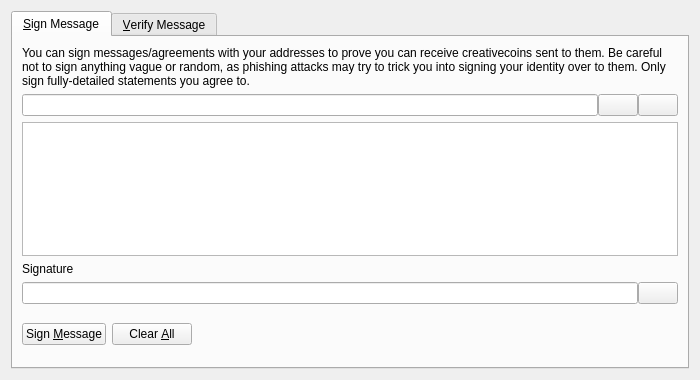
<?xml version="1.0" encoding="UTF-8"?>
<ui version="4.0">
 <class>SignVerifyMessageDialog</class>
 <widget class="QDialog" name="SignVerifyMessageDialog">
  <property name="geometry">
   <rect>
    <x>0</x>
    <y>0</y>
    <width>700</width>
    <height>380</height>
   </rect>
  </property>
  <property name="windowTitle">
   <string>Signatures - Sign / Verify a Message</string>
  </property>
  <property name="modal">
   <bool>true</bool>
  </property>
  <layout class="QVBoxLayout" name="verticalLayout">
   <item>
    <widget class="QTabWidget" name="tabWidget">
     <property name="currentIndex">
      <number>0</number>
     </property>
     <widget class="QWidget" name="tabSignMessage">
      <attribute name="title">
       <string>&amp;Sign Message</string>
      </attribute>
      <layout class="QVBoxLayout" name="verticalLayout_SM">
       <item>
        <widget class="QLabel" name="infoLabel_SM">
         <property name="text">
          <string>You can sign messages/agreements with your addresses to prove you can receive creativecoins sent to them. Be careful not to sign anything vague or random, as phishing attacks may try to trick you into signing your identity over to them. Only sign fully-detailed statements you agree to.</string>
         </property>
         <property name="textFormat">
          <enum>Qt::PlainText</enum>
         </property>
         <property name="wordWrap">
          <bool>true</bool>
         </property>
        </widget>
       </item>
       <item>
        <layout class="QHBoxLayout" name="horizontalLayout_1_SM">
         <property name="spacing">
          <number>0</number>
         </property>
         <item>
          <widget class="QValidatedLineEdit" name="addressIn_SM">
           <property name="toolTip">
            <string>The Litecoin address to sign the message with</string>
           </property>
          </widget>
         </item>
         <item>
          <widget class="QPushButton" name="addressBookButton_SM">
           <property name="toolTip">
            <string>Choose previously used address</string>
           </property>
           <property name="text">
            <string/>
           </property>
           <property name="icon">
            <iconset resource="../bitcoin.qrc">
             <normaloff>:/icons/address-book</normaloff>:/icons/address-book</iconset>
           </property>
           <property name="shortcut">
            <string>Alt+A</string>
           </property>
           <property name="autoDefault">
            <bool>false</bool>
           </property>
          </widget>
         </item>
         <item>
          <widget class="QPushButton" name="pasteButton_SM">
           <property name="toolTip">
            <string>Paste address from clipboard</string>
           </property>
           <property name="text">
            <string/>
           </property>
           <property name="icon">
            <iconset resource="../bitcoin.qrc">
             <normaloff>:/icons/editpaste</normaloff>:/icons/editpaste</iconset>
           </property>
           <property name="shortcut">
            <string>Alt+P</string>
           </property>
           <property name="autoDefault">
            <bool>false</bool>
           </property>
          </widget>
         </item>
        </layout>
       </item>
       <item>
        <widget class="QPlainTextEdit" name="messageIn_SM">
         <property name="toolTip">
          <string>Enter the message you want to sign here</string>
         </property>
        </widget>
       </item>
       <item>
        <widget class="QLabel" name="signatureLabel_SM">
         <property name="text">
          <string>Signature</string>
         </property>
         <property name="textFormat">
          <enum>Qt::PlainText</enum>
         </property>
        </widget>
       </item>
       <item>
        <layout class="QHBoxLayout" name="horizontalLayout_2_SM">
         <property name="spacing">
          <number>0</number>
         </property>
         <item>
          <widget class="QLineEdit" name="signatureOut_SM">
           <property name="font">
            <font>
             <italic>true</italic>
            </font>
           </property>
           <property name="readOnly">
            <bool>true</bool>
           </property>
          </widget>
         </item>
         <item>
          <widget class="QPushButton" name="copySignatureButton_SM">
           <property name="toolTip">
            <string>Copy the current signature to the system clipboard</string>
           </property>
           <property name="text">
            <string/>
           </property>
           <property name="icon">
            <iconset resource="../bitcoin.qrc">
             <normaloff>:/icons/editcopy</normaloff>:/icons/editcopy</iconset>
           </property>
           <property name="autoDefault">
            <bool>false</bool>
           </property>
          </widget>
         </item>
        </layout>
       </item>
       <item>
        <layout class="QHBoxLayout" name="horizontalLayout_3_SM">
         <item>
          <widget class="QPushButton" name="signMessageButton_SM">
           <property name="toolTip">
            <string>Sign the message to prove you own this Litecoin address</string>
           </property>
           <property name="text">
            <string>Sign &amp;Message</string>
           </property>
           <property name="icon">
            <iconset resource="../bitcoin.qrc">
             <normaloff>:/icons/edit</normaloff>:/icons/edit</iconset>
           </property>
           <property name="autoDefault">
            <bool>false</bool>
           </property>
          </widget>
         </item>
         <item>
          <widget class="QPushButton" name="clearButton_SM">
           <property name="toolTip">
            <string>Reset all sign message fields</string>
           </property>
           <property name="text">
            <string>Clear &amp;All</string>
           </property>
           <property name="icon">
            <iconset resource="../bitcoin.qrc">
             <normaloff>:/icons/remove</normaloff>:/icons/remove</iconset>
           </property>
           <property name="autoDefault">
            <bool>false</bool>
           </property>
          </widget>
         </item>
         <item>
          <spacer name="horizontalSpacer_1_SM">
           <property name="orientation">
            <enum>Qt::Horizontal</enum>
           </property>
           <property name="sizeHint" stdset="0">
            <size>
             <width>40</width>
             <height>48</height>
            </size>
           </property>
          </spacer>
         </item>
         <item>
          <widget class="QLabel" name="statusLabel_SM">
           <property name="font">
            <font>
             <weight>75</weight>
             <bold>true</bold>
            </font>
           </property>
           <property name="text">
            <string/>
           </property>
           <property name="wordWrap">
            <bool>true</bool>
           </property>
          </widget>
         </item>
         <item>
          <spacer name="horizontalSpacer_2_SM">
           <property name="orientation">
            <enum>Qt::Horizontal</enum>
           </property>
           <property name="sizeHint" stdset="0">
            <size>
             <width>40</width>
             <height>48</height>
            </size>
           </property>
          </spacer>
         </item>
        </layout>
       </item>
      </layout>
     </widget>
     <widget class="QWidget" name="tabVerifyMessage">
      <attribute name="title">
       <string>&amp;Verify Message</string>
      </attribute>
      <layout class="QVBoxLayout" name="verticalLayout_VM">
       <item>
        <widget class="QLabel" name="infoLabel_VM">
         <property name="text">
          <string>Enter the receiver's address, message (ensure you copy line breaks, spaces, tabs, etc. exactly) and signature below to verify the message. Be careful not to read more into the signature than what is in the signed message itself, to avoid being tricked by a man-in-the-middle attack. Note that this only proves the signing party receives with the address, it cannot prove sendership of any transaction!</string>
         </property>
         <property name="textFormat">
          <enum>Qt::PlainText</enum>
         </property>
         <property name="alignment">
          <set>Qt::AlignLeading|Qt::AlignLeft|Qt::AlignTop</set>
         </property>
         <property name="wordWrap">
          <bool>true</bool>
         </property>
        </widget>
       </item>
       <item>
        <layout class="QHBoxLayout" name="horizontalLayout_1_VM">
         <property name="spacing">
          <number>0</number>
         </property>
         <item>
          <widget class="QValidatedLineEdit" name="addressIn_VM">
           <property name="toolTip">
            <string>The Litecoin address the message was signed with</string>
           </property>
          </widget>
         </item>
         <item>
          <widget class="QPushButton" name="addressBookButton_VM">
           <property name="toolTip">
            <string>Choose previously used address</string>
           </property>
           <property name="text">
            <string/>
           </property>
           <property name="icon">
            <iconset resource="../bitcoin.qrc">
             <normaloff>:/icons/address-book</normaloff>:/icons/address-book</iconset>
           </property>
           <property name="shortcut">
            <string>Alt+A</string>
           </property>
           <property name="autoDefault">
            <bool>false</bool>
           </property>
          </widget>
         </item>
        </layout>
       </item>
       <item>
        <widget class="QPlainTextEdit" name="messageIn_VM"/>
       </item>
       <item>
        <widget class="QValidatedLineEdit" name="signatureIn_VM"/>
       </item>
       <item>
        <layout class="QHBoxLayout" name="horizontalLayout_2_VM">
         <item>
          <widget class="QPushButton" name="verifyMessageButton_VM">
           <property name="toolTip">
            <string>Verify the message to ensure it was signed with the specified Litecoin address</string>
           </property>
           <property name="text">
            <string>Verify &amp;Message</string>
           </property>
           <property name="icon">
            <iconset resource="../bitcoin.qrc">
             <normaloff>:/icons/transaction_0</normaloff>:/icons/transaction_0</iconset>
           </property>
           <property name="autoDefault">
            <bool>false</bool>
           </property>
          </widget>
         </item>
         <item>
          <widget class="QPushButton" name="clearButton_VM">
           <property name="toolTip">
            <string>Reset all verify message fields</string>
           </property>
           <property name="text">
            <string>Clear &amp;All</string>
           </property>
           <property name="icon">
            <iconset resource="../bitcoin.qrc">
             <normaloff>:/icons/remove</normaloff>:/icons/remove</iconset>
           </property>
           <property name="autoDefault">
            <bool>false</bool>
           </property>
          </widget>
         </item>
         <item>
          <spacer name="horizontalSpacer_1_VM">
           <property name="orientation">
            <enum>Qt::Horizontal</enum>
           </property>
           <property name="sizeHint" stdset="0">
            <size>
             <width>40</width>
             <height>48</height>
            </size>
           </property>
          </spacer>
         </item>
         <item>
          <widget class="QLabel" name="statusLabel_VM">
           <property name="font">
            <font>
             <weight>75</weight>
             <bold>true</bold>
            </font>
           </property>
           <property name="text">
            <string/>
           </property>
           <property name="wordWrap">
            <bool>true</bool>
           </property>
          </widget>
         </item>
         <item>
          <spacer name="horizontalSpacer_2_VM">
           <property name="orientation">
            <enum>Qt::Horizontal</enum>
           </property>
           <property name="sizeHint" stdset="0">
            <size>
             <width>40</width>
             <height>48</height>
            </size>
           </property>
          </spacer>
         </item>
        </layout>
       </item>
      </layout>
     </widget>
    </widget>
   </item>
  </layout>
 </widget>
 <customwidgets>
  <customwidget>
   <class>QValidatedLineEdit</class>
   <extends>QLineEdit</extends>
   <header>qvalidatedlineedit.h</header>
  </customwidget>
 </customwidgets>
 <resources>
  <include location="../bitcoin.qrc"/>
 </resources>
 <connections/>
</ui>
